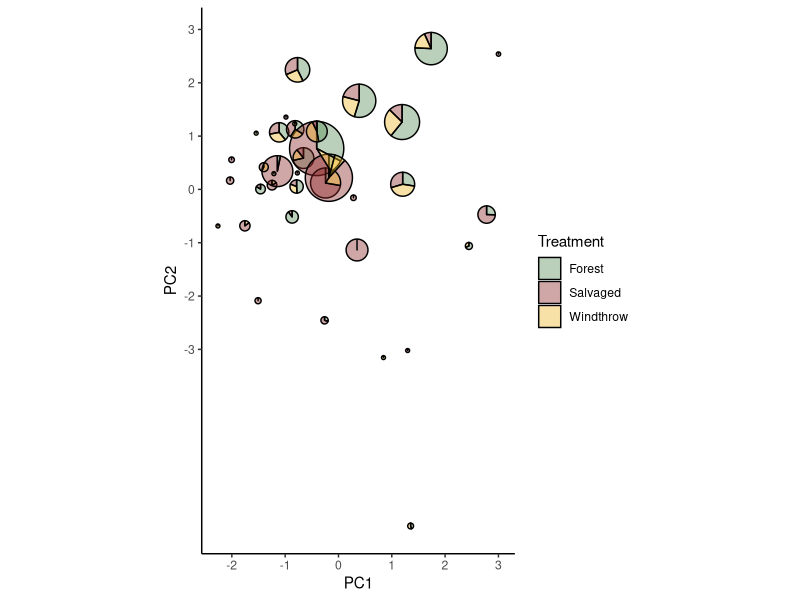
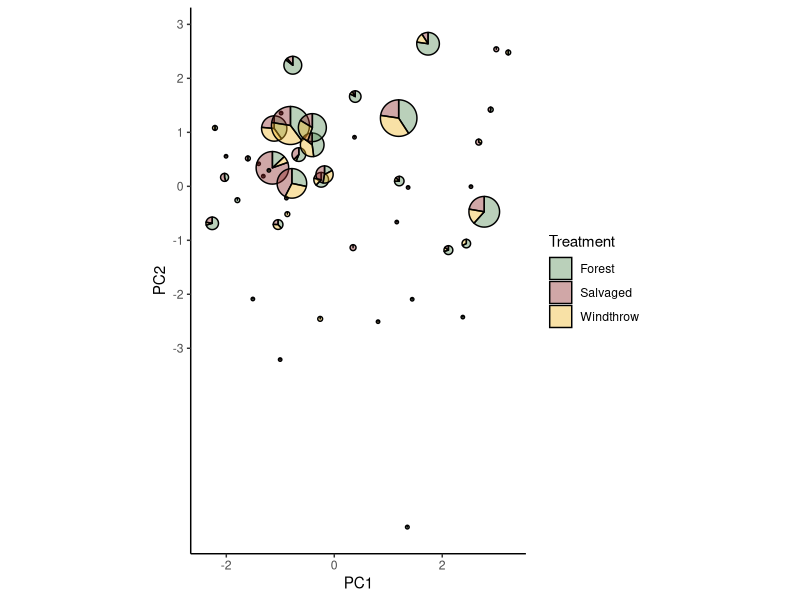

Generate these figures, in order, with R:
# Aaron Tayal
# July 17, 2025
# Trait abundance graph

# I want to display the species found at a particular forest management treatment,
# plotted onto the first two PC axes. The size of the dot will indicate the 
# activity-abundance of that species.

library(ggplot2)
library(dplyr)
library(ggforce) # for the geom_arc_bar() command
library(tidyr)

# Read in the community data:
c2015 <- read.csv("Aaron_PNR_formatted_data/PNR2015_carabid_counts_by_plot_standardized.csv")
c2022 <- read.csv("Aaron_PNR_formatted_data/PNR2022_carabid_counts_by_plot_standardized.csv")

# Read in the trait data:
traits <- read.csv("Aaron_PNR_formatted_data/PNR_carabid_traits_by_spp.csv")

spp <- traits$Species

# Compute the total activity-abundance of each species (for each year)
traits$abundance_2015 <- colSums(c2015[,spp])
traits$abundance_2022 <- colSums(c2022[,spp])

# Compute the activity-abundance for each species, in each treatment:
traits$abundance_forest_2015 <- colSums(c2015[c2015$Treatment=="Forest", spp])
traits$abundance_windthrow_2015 <- colSums(c2015[c2015$Treatment=="Windthrow", spp])
traits$abundance_salvaged_2015 <- colSums(c2015[c2015$Treatment=="Salvaged", spp])

# For each species, compute the proportion that were caught in each treatment:
traits$rel_ab_2015_Forest <- traits$abundance_forest_2015 / traits$abundance_2015
traits$rel_ab_2015_Windthrow <- traits$abundance_windthrow_2015 / traits$abundance_2015
traits$rel_ab_2015_Salvaged <- traits$abundance_salvaged_2015 / traits$abundance_2015

# Same for 2022:
traits$abundance_forest_2022 <- colSums(c2022[c2022$Treatment=="Forest", spp])
traits$abundance_windthrow_2022 <- colSums(c2022[c2022$Treatment=="Windthrow", spp])
traits$abundance_salvaged_2022 <- colSums(c2022[c2022$Treatment=="Salvaged", spp])

# For each species, compute the proportion that were caught in each treatment:
traits$rel_ab_2022_Forest <- traits$abundance_forest_2022 / traits$abundance_2022
traits$rel_ab_2022_Windthrow <- traits$abundance_windthrow_2022 / traits$abundance_2022
traits$rel_ab_2022_Salvaged <- traits$abundance_salvaged_2022 / traits$abundance_2022


# Pivot the data from a "wide" to a "long" format. I need a single column that 
# has a relative abundance (for example, the abundance of Carabus goryi in
# the windthrow divided by the total abundance of Carabus goryi). Thus for each 
# species there will be three rows:
traits_long_2015 <- pivot_longer(traits, cols = c("rel_ab_2015_Forest",
                                                  "rel_ab_2015_Windthrow",
                                                  "rel_ab_2015_Salvaged"),
                                 names_to = "Treatment",
                                 values_to = "relative_abundance_2015",
                                 names_prefix = "rel_ab_2015_")

traits_long_2022 <- pivot_longer(traits, cols = c("rel_ab_2022_Forest",
                                                  "rel_ab_2022_Windthrow",
                                                  "rel_ab_2022_Salvaged"),
                                 names_to = "Treatment",
                                 values_to = "relative_abundance_2022",
                                 names_prefix = "rel_ab_2022_")

# Plot a graphs:

ggplot(traits_long_2015) + geom_arc_bar(aes(x0 = PC1, y0 = PC2, r0 = 0, 
                                            r = sqrt(abundance_2015)/3, 
                                            amount = relative_abundance_2015, 
                                            fill = Treatment,
                                            ),
                                        stat = "pie",
                                        alpha=0.4) +
  coord_fixed() + theme_classic() + xlab("PC1") + ylab("PC2") +
  scale_y_continuous(breaks=seq(-3, 3, 1)) +
  scale_fill_manual(values = c("Forest" = "palegreen4", "Salvaged" = "brown4", 
                               "Windthrow" = "goldenrod2"))
  #geom_text(data=traits, aes(x=PC1,y=PC2,label=Species, alpha=abundance_2015/2.3264))

ggplot(traits_long_2022) + geom_arc_bar(aes(x0 = PC1, y0 = PC2, r0 = 0, 
                                            r = sqrt(abundance_2022)/3, 
                                            amount = relative_abundance_2022, 
                                            fill = Treatment),
stat = "pie",
alpha=0.4) +
  coord_fixed() + theme_classic() + xlab("PC1") + ylab("PC2") +
  scale_y_continuous(breaks=seq(-3, 3, 1)) +
  scale_fill_manual(values = c("Forest" = "palegreen4", "Salvaged" = "brown4", 
                               "Windthrow" = "goldenrod2"))






